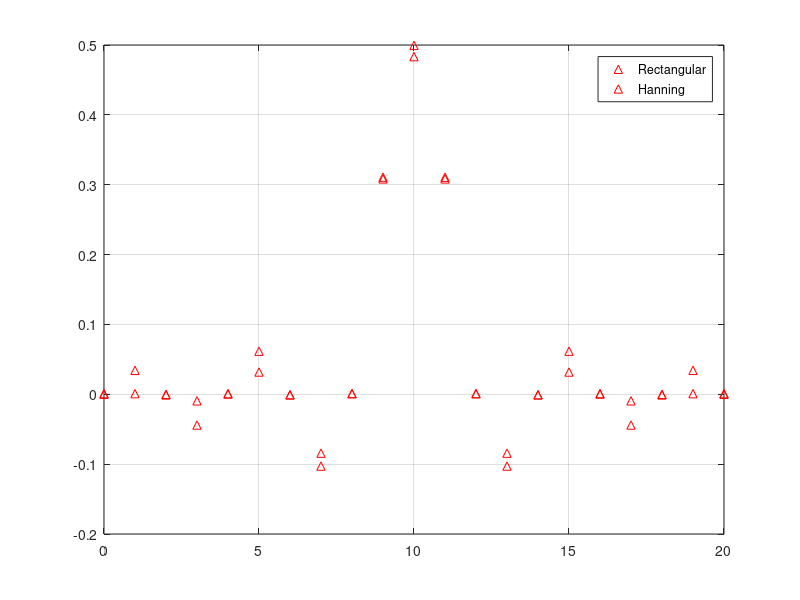

MATLAB code for this plot: (Note: this script raises an error after producing the figure.)
% Problem 1:
% Rectangular 
L = 64;
window1 = 0.85*rectwin(L);
N = 1024;
X1 = abs(fft (window1, N) / length (window1));
Freq = (0: N/2-1)/ N;
Y1 = X1 (1: length (Freq)) / max (X1);
mag_dB1 =  20*log10(Y1); 

% Hamming
L = 64;
window2 = hamming(L);
N = 1024;
X1 = abs(fft (window2, N) / length (window2));
Freq = (0: N/2-1)/ N;
Y1 = X1 (1: length (Freq)) / max(X1);
mag_dB2 =  20*log10(Y1); 

% Hanning
L = 64;
window3 = hann(L);
N = 1024;
X1 = abs(fft (window3, N) / length (window3));
Freq = (0: N/2-1)/ N;
Y1 = X1 (1: length (Freq)) / max (X1);
mag_dB3 =  20*log10(Y1); 

% Time domain
plot (window1); 
hold on
plot (window2); 
plot (window3); 
hold off
ylabel("Amplitude")
xlabel("Samples")
title("Time Domain analysis of windows")
legend("Rectangular","Hamming","Hanning",Location="south")
grid on

% Frequency Domain
plot(Freq,mag_dB1);
hold on
plot(Freq,mag_dB2);
plot(Freq,mag_dB3);
hold off
ylabel("Magnitude [dB]")
xlabel("Normalized Frequency")
title("Frequency Domain analysis of windows")
legend("Rectangular","Hamming","Hanning",Location="southwest")
grid on

% Problem 2:
% Frequency Response(Bode analysis)
Filter_1 = fir1(20,1/(1+1),'low',rectwin(21));
[h1,f1] = freqz(Filter_1);
m1 = 20*log10(abs(h1));

Filter_2 = fir1(20,1/(1+1),'low',hamming(21));
[h2,f2] = freqz(Filter_2);
m2 = 20*log10(abs(h2));

Filter_3 = fir1(20,1/(1+1),'low',hann(21));
[h3,f3] = freqz(Filter_3);
m3 = 20*log10(abs(h3));

Filter_4 = fir1(20,1/(1+1),'low',blackman(21));
[h4,f4] = freqz(Filter_4);
m4 = 20*log10(abs(h4));

plot(f1,m1)
hold on
plot(f2,m2)
plot(f3,m3)
plot(f4,m4)
hold off
title('Frequency Response')
ylabel('Magnitude [dB]');
xlabel('Normalized Frequency');
legend("Rectangular","Hamming","Hanning","Blackman",Location="southwest")
grid on

% Impulse Response
impz(Filter_1)
hold on
impz(Filter_3)
hold off
legend("Rectangular","Hanning")
grid on


% Problem 3:
% Spectrogram
[s1,f2] = audioread("instru1.wav");
spectrogram(s1,hann(256),250,512,f2,'yaxis');view(-45,65);colormap jet
title('Spectrogram (Hanning)');

% Pitch Extraction
[~,f,t,ps] = spectrogram(s1,hann(1000),900,2000,f2,'xaxis');
imagesc(t, f, 10*log10(ps));
axis xy;
ylim([100 1000]); % zoom to the fundamental frequency range
xlabel('Time [s]');
ylabel('Frequency [Hz]');
title('Pitch Extraction');

% BandPass FIR filter with cutoff freuencies(400-600Hz)
Filter = fir1(100,[0.53 0.8],'bandpass',chebwin(101,60));
[h4,f4] = freqz(Filter);
m = 20*log10(abs(h4));
plot((f4/pi)*750,m)
title('FIR(Chebyshev) filter response')
ylabel('Magnitude [dB]');
xlabel('Frequency [Hz]');
grid on

% Filtering
Filtered = filtfilt(Filter,1,s1);
spectrogram(Filtered,hann(256),250,512,1500,'yaxis');view(-45,65);colormap jet
title('Spectrogram (Filtered)');